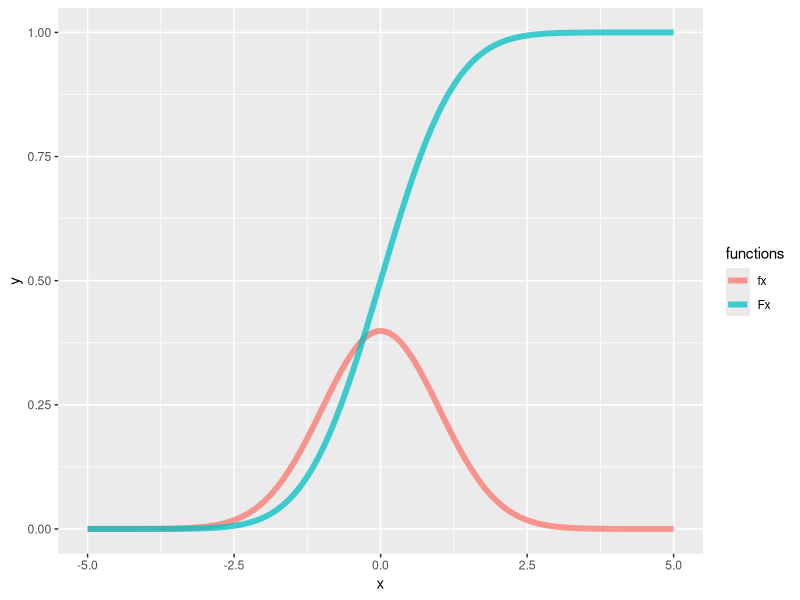
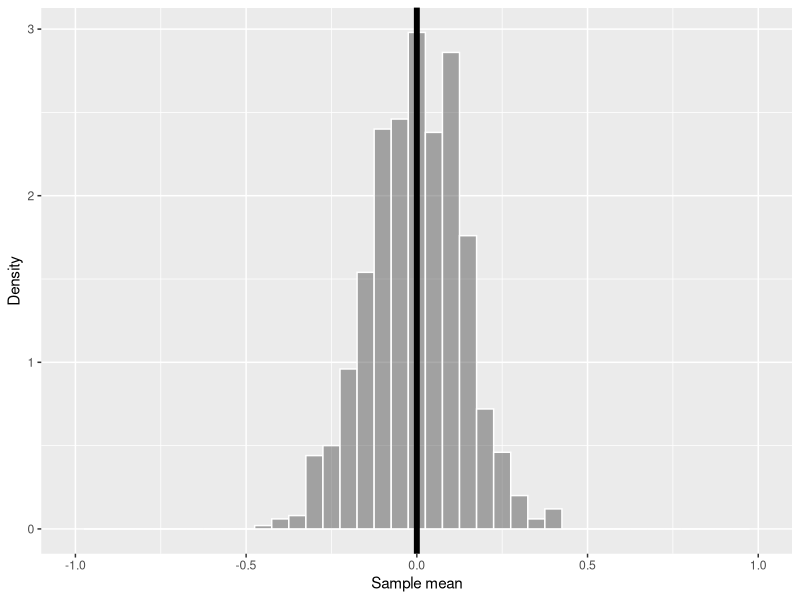

Generate these figures, in order, with R:
## ---- chunk 1
#| label: Init R environment

# このノートで使用するライブラリです

library("tidyr")
library("ggplot2")

set.seed(777)
rm(list=ls())
## ---- chunk 2
#| label: fig-2
#| fig-cap: "確率密度関数と分布関数の例"
#| fig-width: 8
#| fig-height: 3

x <- seq(-5, 5, length=100)
f_x <- dnorm(x)
F_x <- pnorm(x)

data = data.frame(list(x = x, fx = f_x, Fx = F_x)) |>
    as_tibble() |>
    pivot_longer(cols = c(fx, Fx), names_to = "functions")

g <- ggplot(data = data, mapping = aes(x = x, y = value, colour = functions)) +
    geom_line(linewidth = 2, alpha = 0.75) +
    labs(x = "x", y = "y")
plot(g)
## ---- chunk 3
#| label: fig-4
#| fig-cap: "真の確率分布(標準正規分布)の母平均=0: 黒線、および標本平均: ヒストグラムの関係性。標本平均は母平均付近には局在しているが、全て黒線と一致しない。"
#| fig-width: 8
#| fig-height: 3

n <- 50
iter <- 1000

sample <- matrix(rnorm(n * iter), nrow=iter)
data = data.frame(sample=rowMeans(sample)) |>
    as_tibble()

g <- ggplot(data = data, mapping = aes(x = sample)) +
    geom_histogram(
        aes(y=..density..), binwidth = 0.05, color="white", alpha=0.5
    ) +
    geom_vline(xintercept=0, size=2) +
    scale_x_continuous(limits = c(-1, 1)) +
    labs(x = "Sample mean", y = "Density")

plot(g)
